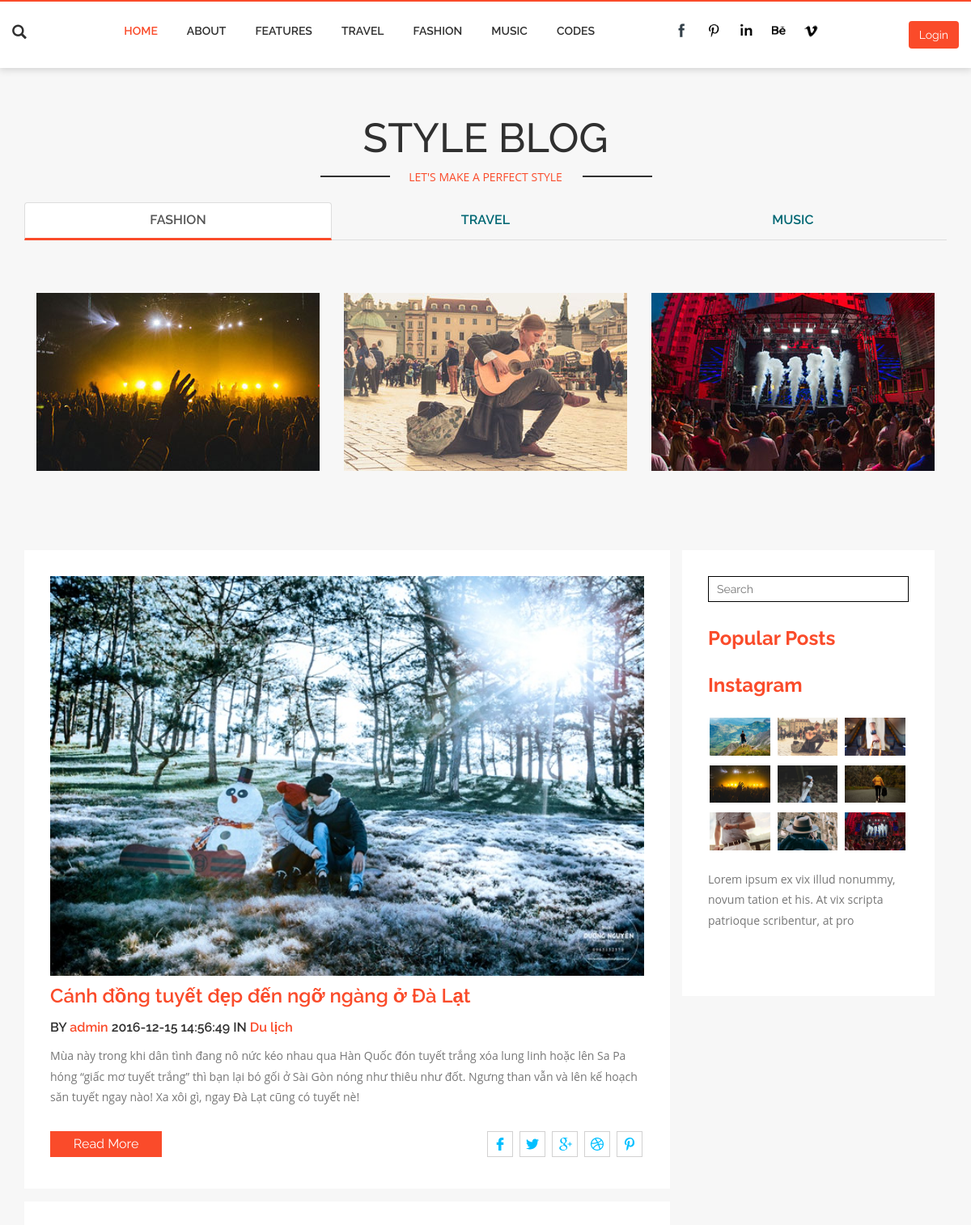
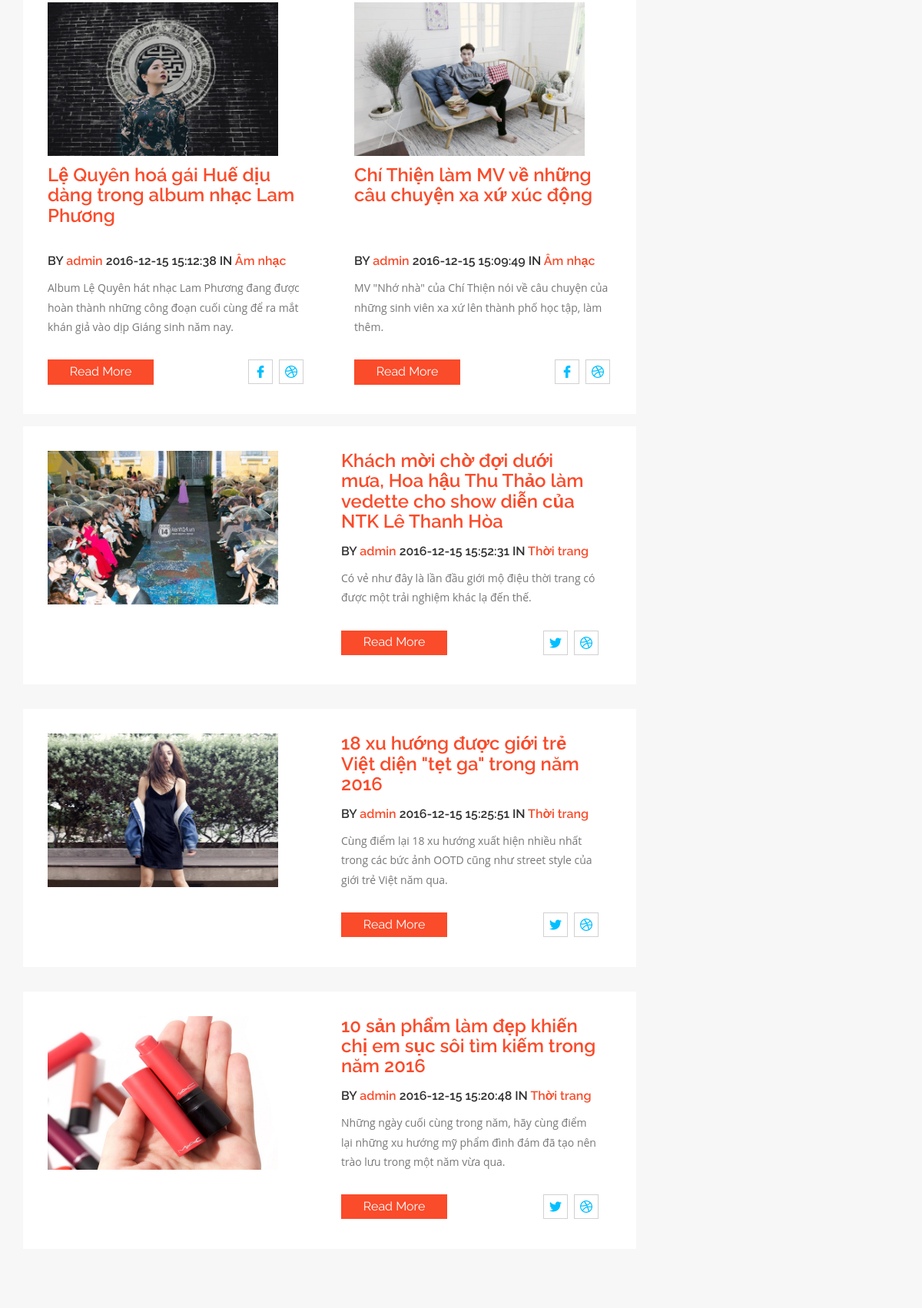
The page / (upper part) on the database its author committed (2 pictures, top to bottom).
### tables this page shows
CREATE TABLE `blogs` (
  `blog_id` int(11) NOT NULL AUTO_INCREMENT,
  `title` text NOT NULL,
  `description` text,
  `content` text,
  `created_at` datetime DEFAULT CURRENT_TIMESTAMP,
  `image` varchar(255) DEFAULT NULL,
  `user_id` int(11) DEFAULT NULL,
  `category_id` int(11) DEFAULT NULL,
  `modify_at` datetime DEFAULT NULL,
  `views` int(11) DEFAULT '0',
  PRIMARY KEY (`blog_id`),
  KEY `id_category_fk` (`category_id`),
  KEY `id_user_fk` (`user_id`),
  CONSTRAINT `id_category_fk` FOREIGN KEY (`category_id`) REFERENCES `categories` (`category_id`) ON DELETE CASCADE ON UPDATE CASCADE,
  CONSTRAINT `id_user_fk` FOREIGN KEY (`user_id`) REFERENCES `users` (`user_id`) ON DELETE CASCADE ON UPDATE CASCADE
);

CREATE TABLE `users` (
  `user_id` int(11) NOT NULL AUTO_INCREMENT,
  `username` varchar(255) DEFAULT NULL,
  `password` varchar(255) DEFAULT NULL,
  `email` varchar(255) DEFAULT NULL,
  `avatar` varchar(255) DEFAULT NULL,
  `created_at` datetime DEFAULT CURRENT_TIMESTAMP,
  `id_group` int(11) DEFAULT '0',
  PRIMARY KEY (`user_id`)
);

CREATE TABLE `categories` (
  `category_id` int(11) NOT NULL AUTO_INCREMENT,
  `name_category` text,
  `description` text,
  PRIMARY KEY (`category_id`)
);

### application/controller/home.php (called while the page is built, shortened)
<?php
class Home extends Controller
{
    public function index()
    {
        $travel = $this->model->getHome(1, 1);
        $music = $this->model->getHome(2, 2);
        $fashion = $this->model->getHome(3, 3);
        require APP . "view/__templates/header.php";
        require APP . "view/index.php";
    }
}

### public/index.php (called while the page is built, shortened)
<?php
require APP . "core/controller.php";
$app = new Application();

### application/core/controller.php (called while the page is built, shortened)
<?php
class Controller
{
    public $db = null;
    private function openDatabaseConnection()
    {
        $options = array(PDO::ATTR_DEFAULT_FETCH_MODE => PDO::FETCH_OBJ, PDO::ATTR_ERRMODE => PDO::ERRMODE_WARNING);
        $this->db = new PDO(DB_TYPE . ':host=' . DB_HOST . ';dbname=' . DB_NAME . ';charset=' . DB_CHARSET, DB_USER, DB_PASS, $options);
    }
    public function loadModel()
    {
        require APP . 'model/model.php';
        $this->model = new Model($this->db);
    }
}

### application/model/model.php (called while the page is built, shortened)
<?php
class Model
{
    function __construct($db)
    {
        try {
            $this->db = $db;
        } catch (PDOException $e) {
            exit('Database connection could not be established.');
        }
    }
    public function getHome($id_cate, $limit)
    {
        $sql = "SELECT a.*, b.name_category, c.username FROM blogs a INNER JOIN categories b ON a.category_id = b.category_id INNER JOIN users c ON c.user_id = a.user_id  WHERE a.category_id = $id_cate ORDER BY a.blog_id DESC LIMIT $limit";
        try{
            $query = $this->db->prepare($sql);
            $query->execute();
            if ($limit == 1) {
                return $query->fetch(PDO::FETCH_ASSOC);
            }
            return $query->fetchAll(PDO::FETCH_ASSOC);
        }catch(PDOException $e){
            echo $e->getMessage();
        }
    }
}

### application/view/index.php (the view, shortened to what this page needs)
<div class="services w3l wow fadeInDown" data-wow-duration=".8s" data-wow-delay=".2s">
    <div class="container">
        <div class="grid_3 grid_5">
            <div class="bs-example bs-example-tabs" role="tabpanel" data-example-id="togglable-tabs">
                <ul id="myTab" class="nav nav-tabs" role="tablist">
                    <li role="presentation" class="active"><a href="#expeditions" id="expeditions-tab" role="tab"
                                                              data-toggle="tab" aria-controls="expeditions"
                                                              aria-expanded="true">FASHION</a></li>
                    <li role="presentation" class=""><a href="#safari" role="tab" id="safari-tab" data-toggle="tab"
                                                        aria-controls="safari">TRAVEL</a></li>
                    <li role="presentation" class=""><a href="#trekking" role="tab" id="trekking-tab" data-toggle="tab"
                                                        aria-controls="trekking">MUSIC</a></li>
                </ul>
                <div id="myTabContent" class="tab-content">
                    <div role="tabpanel" class="tab-pane fade active in" id="trekking" aria-labelledby="trekking-tab">
                        <div class="col-md-4 col-sm-5 tab-image">
                            <img src="<?php echo URL ?>images/m2.jpg" class="img-responsive" alt="Wanderer">
                        </div>
                        <div class="col-md-4 col-sm-5 tab-image">
                            <img src="<?php echo URL ?>images/m1.jpg" class="img-responsive" alt="Wanderer">
                        </div>
                        <div class="col-md-4 col-sm-5 tab-image">
                            <img src="<?php echo URL ?>images/m3.jpg" class="img-responsive" alt="Wanderer">
                        </div>
                    </div>
                </div>
            </div>
        </div>
    </div>
</div>
<div class="technology">
    <div class="container">
        <div class="col-md-9 technology-left">
            <div class="tech-no">
                <div class="tc-ch wow fadeInDown" data-wow-duration=".8s" data-wow-delay=".2s">
                    <div class="tch-img">
                        <a href="<?php echo URL ?>blogs/detail/<?php echo $travel["blog_id"] ?>"><img src="<?php echo URL ?><?php echo $travel["image"] ?>"
                                                       class="img-responsive" alt="" style="width: 750px"></a>
                    </div>
                    <h3><a href="<?php echo URL ?>blogs/detail/<?php echo $travel["blog_id"] ?>"><?php echo $travel["title"] ?></a></h3>
                    <h6>BY <a href="<?php echo URL ?>blogs/detail/<?php echo $travel["blog_id"] ?>"><?php echo $travel["username"] ?> </a><?php echo $travel["created_at"] ?> IN <a href="singlepage.html"><?php echo $travel["name_category"] ?> </a>
                    </h6>
                    <p><?php echo $travel["description"] ?></p>
                    <div class="bht1">
                        <a href="<?php echo URL ?>blogs/detail/<?php echo $travel["blog_id"] ?>">Read More</a>
                    </div>
                    <div class="soci">
                        <ul>
                            <li class="hvr-rectangle-out"><a class="fb" href="#"></a></li>
                            <li class="hvr-rectangle-out"><a class="twit" href="#"></a></li>
                            <li class="hvr-rectangle-out"><a class="goog" href="#"></a></li>
                            <li class="hvr-rectangle-out"><a class="pin" href="#"></a></li>
                            <li class="hvr-rectangle-out"><a class="drib" href="#"></a></li>
                        </ul>
                    </div>
                    <div class="clearfix"></div>
                </div>
                <div class="w3ls">
                    <?php
                    foreach ($music as $music) {
                        ?>
                        <div class="col-md-6 w3ls-left wow fadeInDown" data-wow-duration=".8s" data-wow-delay=".2s">
                            <div class="tc-ch">
                                <div class="tch-img">
                                    <a href="<?php echo URL ?>blogs/detail/<?php echo $music["blog_id"] ?>">
                                        <img src="<?php echo URL ?><?php echo $music["image"] ?>"
                                             class="img-responsive" alt="" style="width: 300px; height: 200px;"></a>
                                </div>
                                <div class="title-blog" style="height: 100px">
                                    <h3><a href="<?php echo URL ?>blogs/detail/<?php echo $music["blog_id"] ?>"><?php echo $music["title"] ?></a></h3>
                                </div>
                                <h6>BY <a href="<?php echo URL ?>blogs/detail/<?php echo $music["blog_id"] ?>"><?php echo $music["username"] ?> </a><?php echo $music["created_at"] ?> IN <a href="singlepage.html"><?php echo $music["name_category"] ?> </a>
                                </h6>
                                <p><?php echo $music["description"] ?></p>
                                <div class="bht1">
                                    <a href="<?php echo URL ?>blogs/detail/<?php echo $music["blog_id"] ?>">Read More</a>
                                </div>
                                <div class="soci">
                                    <ul>
                                        <li class="hvr-rectangle-out"><a class="fb" href="#"></a></li>
                                        <li class="hvr-rectangle-out"><a class="pin" href="#"></a></li>
                                    </ul>
                                </div>
                                <div class="clearfix"></div>
                            </div>
                        </div>
                        <?php
                    }
                    ?>
                </div>
                <?php
                foreach ($fashion as $fashion) {
                    ?>
                    <div class="wthree">
                        <div class="col-md-6 wthree-left wow fadeInDown" data-wow-duration=".8s" data-wow-delay=".2s">
                            <div class="tch-img">
                                <a href="<?php echo URL ?>blogs/detail/<?php echo $fashion["blog_id"] ?>"><img src="<?php echo $fashion["image"]?>"
                                                               class="img-responsive"
                                                               alt="" style="width: 300px; height: 200px;"></a>
                            </div>
                        </div>
                        <div class="col-md-6 wthree-right wow fadeInDown" data-wow-duration=".8s" data-wow-delay=".2s">
                            <h3><a href="<?php echo URL ?>blogs/detail/<?php echo $fashion["blog_id"] ?>"><?php echo $fashion["title"]?></a></h3>
                            <h6>BY <a href="<?php echo URL ?>blogs/detail/<?php echo $fashion["blog_id"] ?>"><?php echo $fashion["username"]?> </a><?php echo $fashion["created_at"]?> IN <a href="singlepage.html"><?php echo $fashion["name_category"]?> </a></h6>
                            <p><?php echo $fashion["description"]?></p>
                            <div class="bht1">
                                <a href="<?php echo URL ?>blogs/detail/<?php echo $fashion["blog_id"] ?>">Read More</a>
                            </div>
                            <div class="soci">
                                <ul>
                                    <li class="hvr-rectangle-out"><a class="twit" href="#"></a></li>
                                    <li class="hvr-rectangle-out"><a class="pin" href="#"></a></li>
                                </ul>
                            </div>
                            <div class="clearfix"></div>
                        </div>
                        <div class="clearfix"></div>
                    </div>
                    <?php
                }
                ?>
            </div>
        </div>
        <div class="col-md-3 technology-right">
            <div class="blo-top1">
                <div class="tech-btm">
                    <div class="search-1 wow fadeInDown" id= "search_home" data-wow-duration=".8s" data-wow-delay=".2s">
                        <form >
                            <input id="search" type="search" name="Search" required="" placeholder="Search">
                        </form>
                    </div>
                    <h4>Popular Posts </h4>
                    <div class="insta wow fadeInDown" data-wow-duration=".8s" data-wow-delay=".2s">
                        <h4>Instagram</h4>
                        <ul>
                            <li><a href="singlepage.html"><img src="<?php echo URL ?>images/t1.jpg"
                                                               class="img-responsive" alt=""></a></li>
                            <li><a href="singlepage.html"><img src="<?php echo URL ?>images/m1.jpg"
                                                               class="img-responsive" alt=""></a></li>
                            <li><a href="singlepage.html"><img src="<?php echo URL ?>images/f1.jpg"
                                                               class="img-responsive" alt=""></a></li>
                            <li><a href="singlepage.html"><img src="<?php echo URL ?>images/m2.jpg"
                                                               class="img-responsive" alt=""></a></li>
                            <li><a href="singlepage.html"><img src="<?php echo URL ?>images/f2.jpg"
                                                               class="img-responsive" alt=""></a></li>
                            <li><a href="singlepage.html"><img src="<?php echo URL ?>images/t2.jpg"
                                                               class="img-responsive" alt=""></a></li>
                            <li><a href="singlepage.html"><img src="<?php echo URL ?>images/f3.jpg"
                                                               class="img-responsive" alt=""></a></li>
                            <li><a href="singlepage.html"><img src="<?php echo URL ?>images/t3.jpg"
                                                               class="img-responsive" alt=""></a></li>
                            <li><a href="singlepage.html"><img src="<?php echo URL ?>images/m3.jpg"
                                                               class="img-responsive" alt=""></a></li>
                        </ul>
                    </div>
                    <p>Lorem ipsum ex vix illud nonummy, novum tation et his. At vix scripta patrioque scribentur, at
                        pro</p>
                    <div class="twt">
                        <iframe id="twitter-widget-0" scrolling="no" frameborder="0" allowtransparency="true"
                                class="twitter-hashtag-button twitter-hashtag-button-rendered twitter-tweet-button"
                                title="Twitter Tweet Button"
                                src="https://platform.twitter.com/widgets/tweet_button.b7de008f493a5185d8df1aedd62d77c6.en.html#button_hashtag=TwitterStories&amp;dnt=false&amp;id=twitter-widget-0&amp;lang=en&amp;original_referer=https%3A%2F%2Fp.w3layouts.com%2Fdemos%2Fduplex%2Fweb%2F&amp;size=l&amp;time=1467721486626&amp;type=hashtag"
                                style="position: static; visibility: visible; width: 166px; height: 28px;"
                                data-hashtag="TwitterStories"></iframe>
                    </div>
                </div>
            </div>
        </div>
    </div>
</div>

### rows shown on the page
blogs: image (picture), title "Cánh đồng tuyết đẹp đến ngỡ ngàng ở Đà Lạt", user.username "admin", created_at "2016-12-15 14:56:49", category.name_category "Du lịch", description "Mùa này trong khi dân tình đang nô nức kéo nhau qua Hàn Quốc đón tuyết trắng xóa lung linh hoặc lên Sa Pa hóng “giấc mơ tuyết trắng” thì bạn lại bó gối ở Sài Gòn nóng như thiêu như đốt. Ngưng than vẫn và lên kế hoạch săn tuyết ngay nào! Xa xôi gì, ngay Đà Lạt cũng có tuyết nè!"
blogs: image (picture), title "Lệ Quyên hoá gái Huế dịu dàng trong album nhạc Lam Phương", user.username "admin", created_at "2016-12-15 15:12:38", category.name_category "Âm nhạc", description "Album Lệ Quyên hát nhạc Lam Phương đang được hoàn thành những công đoạn cuối cùng để ra mắt khán giả vào dịp Giáng sinh năm nay."
blogs: image (picture), title "Chí Thiện làm MV về những câu chuyện xa xứ xúc động", user.username "admin", created_at "2016-12-15 15:09:49", category.name_category "Âm nhạc", description "MV \"Nhớ nhà\" của Chí Thiện nói về câu chuyện của những sinh viên xa xứ lên thành phố học tập, làm thêm."
blogs: image (picture), title "Khách mời chờ đợi dưới mưa, Hoa hậu Thu Thảo làm vedette cho show diễn của NTK Lê Thanh Hòa", user.username "admin", created_at "2016-12-15 15:52:31", category.name_category "Thời trang", description "Có vẻ như đây là lần đầu giới mộ điệu thời trang có được một trải nghiệm khác lạ đến thế."
blogs: image (picture), title "18 xu hướng được giới trẻ Việt diện \"tẹt ga\" trong năm 2016", user.username "admin", created_at "2016-12-15 15:25:51", category.name_category "Thời trang", description "Cùng điểm lại 18 xu hướng xuất hiện nhiều nhất trong các bức ảnh OOTD cũng như street style của giới trẻ Việt năm qua."
blogs: image (picture), title "10 sản phẩm làm đẹp khiến chị em sục sôi tìm kiếm trong năm 2016", user.username "admin", created_at "2016-12-15 15:20:48", category.name_category "Thời trang", description "Những ngày cuối cùng trong năm, hãy cùng điểm lại những xu hướng mỹ phẩm đình đám đã tạo nên trào lưu trong một năm vừa qua."
